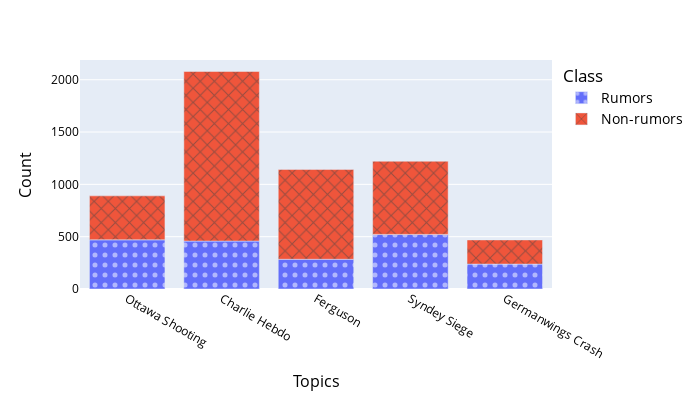

Write notebook code for a chart like this one.
### Code cell
import pandas as pd
from sklearn import preprocessing
import plotly.express as px

# Example data
topics = ['Ottawa Shooting', 'Charlie Hebdo', 'Ferguson', 'Syndey Siege', 'Germanwings Crash']
rumors = [len(ottawa_rumor), len(charlie_rumor), len(ferguson_rumor),
          len(sydney_rumor), len(germanwings_rumor)]
non_rumors = [len(ottawa_non_rumor), len(charlie_non_rumor), len(ferguson_non_rumor), 
              len(sydney_non_rumor), len(germanwings_non_rumor)]

# Create DataFrame
data = {'Topics': topics, 'Rumors': rumors, 'Non-rumors': non_rumors}
df = pd.DataFrame(data)

# Melt the DataFrame to have a long-form structure suitable for plotly express
df_melted = df.melt(id_vars='Topics', value_vars=['Rumors', 'Non-rumors'],
                    var_name='Class', value_name='Count')

# Create the bar plot
fig = px.bar(df_melted, x='Topics', y='Count', color='Class',
             pattern_shape='Class', pattern_shape_sequence=[".", "x"],
             height=400, width=700, title='Proportion of Rumors to Non-rumors in Each Topic')

# Update layout to make text darker
fig.update_layout(
    title_font=dict(size=20, color='black'),
    xaxis_title_font=dict(size=16, color='black'),
    yaxis_title_font=dict(size=16, color='black'),
    legend_font=dict(size=14, color='black'),
    font=dict(color='black')
)

# Show the plot
fig.show()

### Figure 1 — Plotly figure (JSON) as saved in the notebook; plotly's stock layout.template omitted (floating-point values rounded to 4 significant figures)
{"data": [{"alignmentgroup": "True", "hovertemplate": "Class=Rumors<br>Topics=%{x}<br>Count=%{y}<extra></extra>", "legendgroup": "Rumors", "marker": {"color": "#636efa", "pattern": {"shape": "."}}, "name": "Rumors", "offsetgroup": "Rumors", "orientation": "v", "showlegend": true, "textposition": "auto", "type": "bar", "x": ["Ottawa Shooting", "Charlie Hebdo", "Ferguson", "Syndey Siege", "Germanwings Crash"], "xaxis": "x", "y": [470, 458, 284, 522, 238], "yaxis": "y"}, {"alignmentgroup": "True", "hovertemplate": "Class=Non-rumors<br>Topics=%{x}<br>Count=%{y}<extra></extra>", "legendgroup": "Non-rumors", "marker": {"color": "#EF553B", "pattern": {"shape": "x"}}, "name": "Non-rumors", "offsetgroup": "Non-rumors", "orientation": "v", "showlegend": true, "textposition": "auto", "type": "bar", "x": ["Ottawa Shooting", "Charlie Hebdo", "Ferguson", "Syndey Siege", "Germanwings Crash"], "xaxis": "x", "y": [420, 1621, 859, 699, 231], "yaxis": "y"}], "layout": {"barmode": "relative", "font": {"color": "black"}, "height": 400, "legend": {"font": {"color": "black", "size": 14}, "title": {"text": "Class"}, "tracegroupgap": 0}, "margin": {"t": 60}, "title": {"font": {"color": "black", "size": 20}}, "width": 700, "xaxis": {"anchor": "y", "autorange": true, "domain": [0, 1], "range": [-0.5, 4.5], "title": {"font": {"color": "black", "size": 16}, "text": "Topics"}, "type": "category"}, "yaxis": {"anchor": "x", "autorange": true, "domain": [0, 1], "range": [0, 2188.0], "title": {"font": {"color": "black", "size": 16}, "text": "Count"}, "type": "linear"}}}
